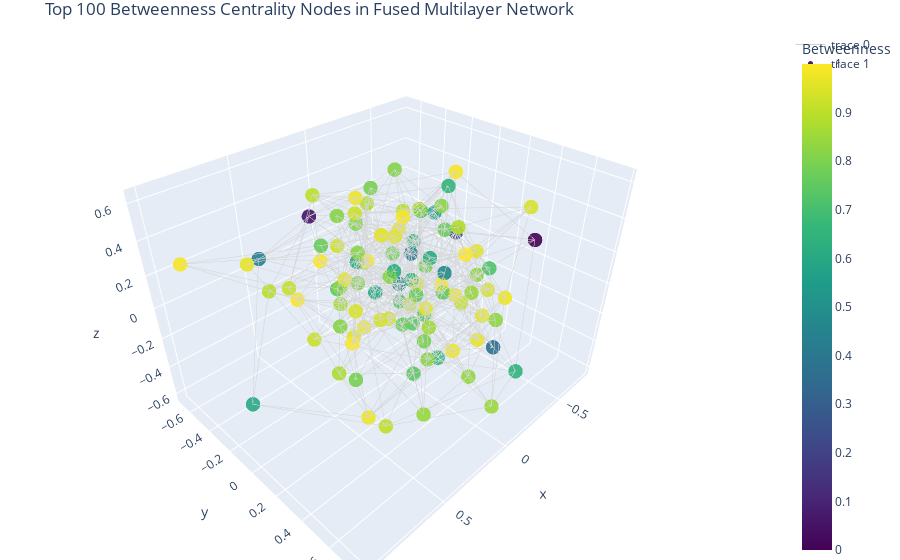

Notebook code cell kept with this figure:
### Code cell
fig = go.Figure()

fig.add_trace(go.Scatter3d(
    x=edge_x, y=edge_y, z=edge_z,
    mode='lines',
    line=dict(color='lightgray', width=1),
    hoverinfo='none'
))

fig.add_trace(go.Scatter3d(
    x=node_x, y=node_y, z=node_z,
    mode='markers',
    marker=dict(
        size=5,
        color=colors,
        colorscale='Viridis',
        colorbar=dict(title='Betweenness'),
        opacity=0.9
    ),
    hovertext=hover_text,
    hoverinfo='text'
))

fig.update_layout(
    title="Top 100 Betweenness Centrality Nodes in Fused Multilayer Network",
    margin=dict(l=0, r=0, b=0, t=30)
)

### Figure 1 — Plotly figure (JSON) as saved in the notebook; plotly's stock layout.template omitted (floating-point values rounded to 4 significant figures; data arrays with more than 128 entries replaced by an {"elided": "..."} marker saying what was removed)
{"data": [{"hoverinfo": "none", "line": {"color": "lightgray", "width": 1}, "mode": "lines", "type": "scatter3d", "x": {"elided": "1500 float values"}, "y": {"elided": "1500 float values"}, "z": {"elided": "1500 float values"}}, {"hoverinfo": "text", "hovertext": ["User ID: 16453<br>Eigenvector Centrality: 0.8293", "User ID: 18056<br>Eigenvector Centrality: 0.5478", "User ID: 17900<br>Eigenvector Centrality: 0.3295", "User ID: 17884<br>Eigenvector Centrality: 0.2355", "User ID: 18490<br>Eigenvector Centrality: 0.2150", "User ID: 154274<br>Eigenvector Centrality: 0.2077", "User ID: 100248<br>Eigenvector Centrality: 0.1934", "User ID: 236410<br>Eigenvector Centrality: 0.1890", "User ID: 124836<br>Eigenvector Centrality: 0.1629", "User ID: 193674<br>Eigenvector Centrality: 0.1557", "User ID: 201168<br>Eigenvector Centrality: 0.1548", "User ID: 325009<br>Eigenvector Centrality: 0.1535", "User ID: 695178<br>Eigenvector Centrality: 0.1535", "User ID: 499756<br>Eigenvector Centrality: 0.1494", "User ID: 374805<br>Eigenvector Centrality: 0.1455", "User ID: 371461<br>Eigenvector Centrality: 0.1439", "User ID: 268072<br>Eigenvector Centrality: 0.1434", "User ID: 155957<br>Eigenvector Centrality: 0.1427", "User ID: 787633<br>Eigenvector Centrality: 0.1394", "User ID: 731519<br>Eigenvector Centrality: 0.1308", "User ID: 287150<br>Eigenvector Centrality: 0.1305", "User ID: 1221508<br>Eigenvector Centrality: 0.1298", "User ID: 628506<br>Eigenvector Centrality: 0.1264", "User ID: 862314<br>Eigenvector Centrality: 0.1260", "User ID: 16787<br>Eigenvector Centrality: 0.1260", "User ID: 153248<br>Eigenvector Centrality: 0.1253", "User ID: 216546<br>Eigenvector Centrality: 0.1252", "User ID: 663725<br>Eigenvector Centrality: 0.1232", "User ID: 980724<br>Eigenvector Centrality: 0.1222", "User ID: 445375<br>Eigenvector Centrality: 0.1221", "User ID: 744051<br>Eigenvector Centrality: 0.1216", "User ID: 337638<br>Eigenvector Centrality: 0.1192", "User ID: 440424<br>Eigenvector Centrality: 0.1182", "User ID: 175050<br>Eigenvector Centrality: 0.1180", "User ID: 316124<br>Eigenvector Centrality: 0.1179", "User ID: 579938<br>Eigenvector Centrality: 0.1174", "User ID: 481265<br>Eigenvector Centrality: 0.1161", "User ID: 749841<br>Eigenvector Centrality: 0.1153", "User ID: 16769<br>Eigenvector Centrality: 0.1152", "User ID: 787162<br>Eigenvector Centrality: 0.1145", "User ID: 1471008<br>Eigenvector Centrality: 0.1141", "User ID: 163080<br>Eigenvector Centrality: 0.1140", "User ID: 794230<br>Eigenvector Centrality: 0.1140", "User ID: 1632839<br>Eigenvector Centrality: 0.1139", "User ID: 781623<br>Eigenvector Centrality: 0.1134", "User ID: 681798<br>Eigenvector Centrality: 0.1125", "User ID: 476074<br>Eigenvector Centrality: 0.1124", "User ID: 412129<br>Eigenvector Centrality: 0.1112", "User ID: 1247500<br>Eigenvector Centrality: 0.1112", "User ID: 18201<br>Eigenvector Centrality: 0.1108", "User ID: 22893<br>Eigenvector Centrality: 0.1101", "User ID: 1169120<br>Eigenvector Centrality: 0.1097", "User ID: 35745<br>Eigenvector Centrality: 0.1089", "User ID: 1073988<br>Eigenvector Centrality: 0.1084", "User ID: 913464<br>Eigenvector Centrality: 0.1080", "User ID: 85724<br>Eigenvector Centrality: 0.1063", "User ID: 283315<br>Eigenvector Centrality: 0.1054", "User ID: 509803<br>Eigenvector Centrality: 0.1052", "User ID: 744546<br>Eigenvector Centrality: 0.1049", "User ID: 621968<br>Eigenvector Centrality: 0.1043", "User ID: 502887<br>Eigenvector Centrality: 0.1035", "User ID: 604293<br>Eigenvector Centrality: 0.1034", "User ID: 237689<br>Eigenvector Centrality: 0.1024", "User ID: 385475<br>Eigenvector Centrality: 0.1022", "User ID: 245007<br>Eigenvector Centrality: 0.1017", "User ID: 778753<br>Eigenvector Centrality: 0.1012", "User ID: 794990<br>Eigenvector Centrality: 0.1007", "User ID: 418421<br>Eigenvector Centrality: 0.1002", "User ID: 944394<br>Eigenvector Centrality: 0.0993", "User ID: 714705<br>Eigenvector Centrality: 0.0987", "User ID: 924898<br>Eigenvector Centrality: 0.0984", "User ID: 1474731<br>Eigenvector Centrality: 0.0980", "User ID: 349772<br>Eigenvector Centrality: 0.0979", "User ID: 1298548<br>Eigenvector Centrality: 0.0977", "User ID: 500029<br>Eigenvector Centrality: 0.0970", "User ID: 447505<br>Eigenvector Centrality: 0.0969", "User ID: 759788<br>Eigenvector Centrality: 0.0959", "User ID: 709581<br>Eigenvector Centrality: 0.0958", "User ID: 509053<br>Eigenvector Centrality: 0.0957", "User ID: 1290745<br>Eigenvector Centrality: 0.0955", "User ID: 430398<br>Eigenvector Centrality: 0.0955", "User ID: 958008<br>Eigenvector Centrality: 0.0954", "User ID: 360732<br>Eigenvector Centrality: 0.0951", "User ID: 164051<br>Eigenvector Centrality: 0.0949", "User ID: 550093<br>Eigenvector Centrality: 0.0947", "User ID: 490778<br>Eigenvector Centrality: 0.0947", "User ID: 342306<br>Eigenvector Centrality: 0.0937", "User ID: 1010228<br>Eigenvector Centrality: 0.0937", "User ID: 1422039<br>Eigenvector Centrality: 0.0937", "User ID: 1075895<br>Eigenvector Centrality: 0.0936", "User ID: 83696<br>Eigenvector Centrality: 0.0935", "User ID: 509869<br>Eigenvector Centrality: 0.0926", "User ID: 50661<br>Eigenvector Centrality: 0.0923", "User ID: 659933<br>Eigenvector Centrality: 0.0921", "User ID: 811980<br>Eigenvector Centrality: 0.0920", "User ID: 656492<br>Eigenvector Centrality: 0.0919", "User ID: 176881<br>Eigenvector Centrality: 0.0916", "User ID: 649739<br>Eigenvector Centrality: 0.0914", "User ID: 326107<br>Eigenvector Centrality: 0.0911", "User ID: 355330<br>Eigenvector Centrality: 0.0909"], "marker": {"color": [0.0, 0.05727, 0.2096, 0.3598, 0.4073, 0.4263, 0.4664, 0.4795, 0.5701, 0.5994, 0.6032, 0.6085, 0.6087, 0.6266, 0.644, 0.6518, 0.6541, 0.6576, 0.6731, 0.7182, 0.7194, 0.7234, 0.7424, 0.7448, 0.7451, 0.749, 0.7496, 0.7613, 0.7674, 0.7676, 0.7708, 0.7858, 0.7919, 0.7932, 0.7939, 0.797, 0.8057, 0.8106, 0.8114, 0.816, 0.8187, 0.8195, 0.8195, 0.8198, 0.8233, 0.8294, 0.8302, 0.838, 0.8384, 0.841, 0.846, 0.8489, 0.8545, 0.8581, 0.8611, 0.8731, 0.8797, 0.8813, 0.8834, 0.8883, 0.8941, 0.8948, 0.903, 0.9044, 0.9079, 0.9119, 0.9162, 0.9198, 0.9272, 0.9326, 0.9348, 0.9382, 0.939, 0.9409, 0.9461, 0.9477, 0.9555, 0.9563, 0.9579, 0.9591, 0.9592, 0.9598, 0.9631, 0.9644, 0.9657, 0.9658, 0.9752, 0.9752, 0.9754, 0.976, 0.9767, 0.9847, 0.9875, 0.9897, 0.9903, 0.9915, 0.9936, 0.9955, 0.9983, 1.0], "colorbar": {"title": {"text": "Betweenness"}}, "colorscale": [[0, "#440154"], [0.1111, "#482878"], [0.2222, "#3e4989"], [0.3333, "#31688e"], [0.4444, "#26828e"], [0.5556, "#1f9e89"], [0.6667, "#35b779"], [0.7778, "#6ece58"], [0.8889, "#b5de2b"], [1, "#fde725"]], "opacity": 0.9, "size": 5}, "mode": "markers", "type": "scatter3d", "x": [-0.6402, 0.1391, -0.5324, -0.1564, -0.2659, 0.5633, -0.4239, 0.1057, -0.3808, 0.8958, 0.01454, 0.0007268, 0.0777, 0.2857, -0.1526, -0.3946, -0.04841, -0.08518, -0.2454, -0.3538, -0.2303, -0.3545, -0.2713, 0.1343, -0.118, 0.3183, 0.03799, 0.0773, -0.3151, 0.5754, 0.05682, -0.3677, 0.6615, -0.2293, -0.001976, 0.188, 0.02775, 0.1307, -0.2355, 0.5339, 0.1939, 0.1708, 0.3132, -0.01747, -0.2487, -0.4521, -0.0232, -0.09996, 0.1558, 0.3968, -0.1723, 0.1348, 0.2125, -0.01354, -0.1806, 0.4876, -0.3018, -0.3818, 0.08475, -0.4882, -0.2018, 0.5243, 0.1362, 0.47, -0.7519, 0.5792, 0.3791, 0.1844, -0.01329, 0.02113, -0.2402, 0.2601, -0.3566, -0.6029, 0.5711, 0.1508, -0.2237, 0.1087, -0.4148, -0.0596, 0.28, 0.2287, 0.7207, -0.1373, -0.5245, -0.3933, -0.01049, 0.4173, -0.2449, -0.08179, -0.05758, -0.2944, 1, 0.0001529, 0.2181, -0.4638, -0.003968, -0.07728, 0.2498, -0.1376], "y": [0.4172, -0.5702, -0.04888, 0.5473, -0.1597, -0.4628, -0.4023, 0.3999, -0.09051, -0.1691, -0.1702, 0.216, -0.2485, 0.2436, 0.7036, -0.2607, 0.04833, 0.2378, 0.1028, 0.3345, -0.06042, -0.3273, -0.1351, 0.2495, 0.08981, -0.1389, 0.3428, 0.1995, 0.043, 0.0775, 0.08783, -0.4088, 0.374, -0.01176, -0.2124, 0.3616, -0.3023, -0.1874, -0.2664, 0.1291, -0.1092, 0.1005, -0.1171, 0.2168, 0.06602, 0.1862, 0.6294, 0.4473, -0.3101, 0.5592, 0.3643, 0.7686, 0.4095, -0.5177, -0.4675, 0.04306, -0.5651, -0.2087, 0.4462, -0.4399, -0.1001, -0.4683, -0.5275, 0.3729, -0.1334, -0.1966, -0.2934, -0.1319, -0.5196, -0.05375, -0.07918, 0.1248, 0.5337, 0.1695, 0.2863, -0.2142, 0.3343, 0.07503, 0.2792, 0.1509, 0.1547, -0.1799, -0.3192, -0.1332, -0.01543, 0.2773, -0.342, 0.1853, 0.5245, -0.3807, 0.3584, 0.05904, -0.4283, 0.02498, -0.6466, -0.0249, -0.681, -0.3287, -0.1163, 0.3295], "z": [0.1804, 0.246, 0.08433, -0.2206, 0.004352, 0.2008, -0.4032, 0.3018, 0.2562, -0.4035, -0.137, 0.257, 0.06093, 0.3224, -0.2887, -0.006802, 0.0224, 0.6302, -0.6193, 0.08842, 0.3334, -0.4695, -0.4979, -0.413, -0.2266, 0.04956, 0.1277, 0.0618, 0.225, 0.5137, -0.2051, -0.1454, -0.03132, 0.001833, 0.4954, -0.08761, -0.1304, 0.3462, 0.5061, 0.06901, 0.2311, 0.1707, 0.4874, -0.4237, 0.4026, -0.0689, 0.07772, -0.4579, -0.1018, -0.3104, 0.03291, -0.2934, 0.04116, -0.4127, -0.1574, -0.3161, 0.1678, 0.2342, 0.5578, 0.096, -0.2964, -0.02567, 0.3916, -0.4782, -0.5875, 0.1543, -0.3443, 0.4464, 0.01214, -0.2588, -0.1543, -0.0417, 0.5283, -0.2558, 0.2626, -0.4107, 0.2517, 0.3675, -0.2935, -0.123, 0.478, 0.0477, 0.303, 0.2321, -0.3478, -0.4626, 0.3889, -0.5909, 0.04444, -0.5607, -0.299, -0.1225, 0.3799, 0.4167, -0.327, 0.4973, -0.1627, -0.03778, -0.3448, 0.267]}], "layout": {"margin": {"b": 0, "l": 0, "r": 0, "t": 30}, "title": {"text": "Top 100 Betweenness Centrality Nodes in Fused Multilayer Network"}}}
